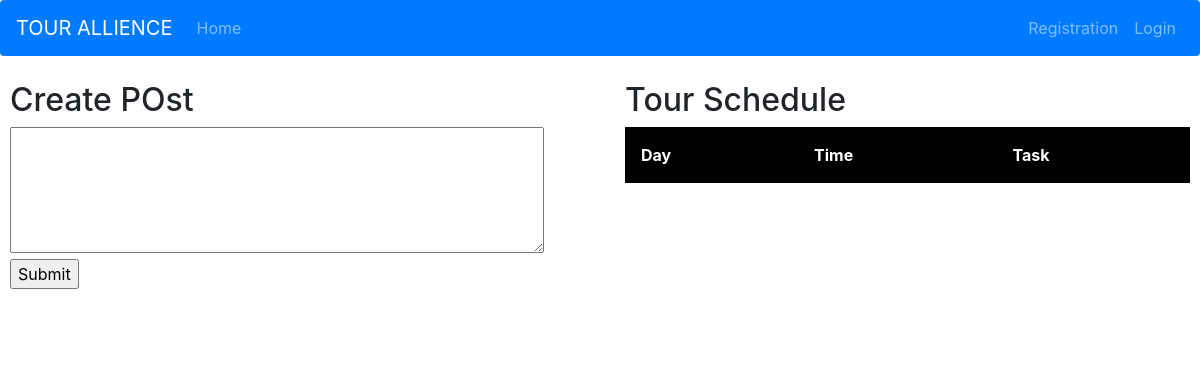
The page /join-tour/5/ on the database as committed earlier.
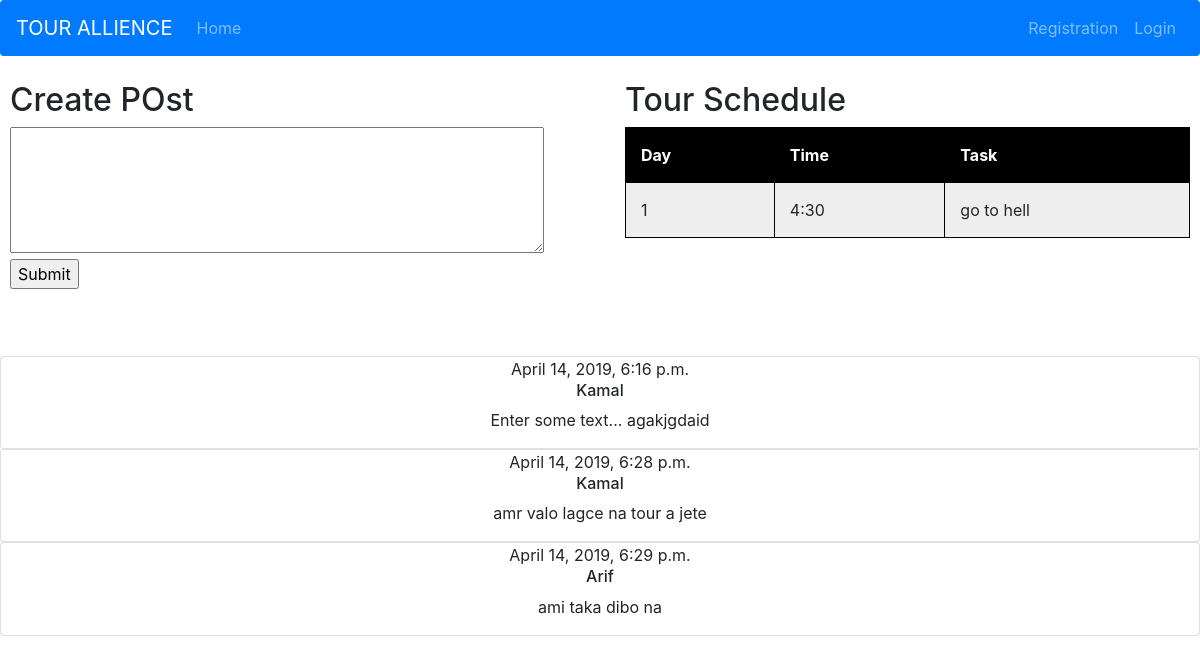
The same page on the database as committed later.
### tourrelated/models.py (models this page shows)
class Schedule(models.Model):
    tour=models.ForeignKey(Tour, on_delete=models.CASCADE)
    day=models.CharField(max_length=20)
    time=models.CharField(max_length=20)
    task=models.TextField(max_length=300)

class Post(models.Model):
    tour=models.ForeignKey(Tour, on_delete=models.CASCADE)
    user=models.ForeignKey(User, on_delete=models.CASCADE )
    post=models.CharField(max_length=200)
    time=models.DateTimeField(auto_now_add=True)

### tourrelated/views.py (the view, shortened to what this page needs)
def join_tour_manage(request,pk):
    tour=get_object_or_404(Tour, pk=pk)
    sch=Schedule.objects.filter(tour__pk=pk)
    templates= 'tourrelated/join_manage.html'
    post_1=Post.objects.filter(tour__pk=pk)
    try:
        sc=get_object_or_404(Schedule, tour__pk=pk)
        context={'sch':sch,'s':sc,'tour':tour,'post':post_1}
    except:
        context={'sch':sch,'no':'No sachedule','tour':tour,'post':post_1}
    return render(request,templates,context)

### templates/tourrelated/join_manage.html (shortened to what this page needs)
{% extends 'base.html' %}
{% block content %}
{% load static %}
<div class="row">
  <div class="column" style="background-color:white;">
    <h2>Create POst</h2>
    <form action="{% url 'join_tour_manage' pk=tour.pk %}" method="post">
<textarea name="post" cols="50" rows="5">
</textarea>
<br />
<input type="submit" />
</form>
  </div>
  <div class="column" style="background-color:white;">
    <h2>Tour Schedule</h2>
<table id="t01">
  <tr>
    <th>Day</th>
    <th>Time</th>
    <th>Task</th>
  </tr>
    {% for s in sch %}
  <tr>
    <td>{{ s.day }}</td>
    <td>{{ s.time }}</td>
    <td>{{ s.task }}</td>
  </tr>
    {% endfor %}
</table>
  </div>
</div>
{% for p in post %}
<div align="center" class="card">
  <div class="">
    {{ p.time }}
  </div>
  <div class="">
    <h6 class="">{{ p.user }}</h6>
    <p class="">{{ p.post }}</p>
  </div>
</div>
{% endfor %}
{% endblock %}

### templates/base.html (shortened to what this page needs)
<!DOCTYPE html>
<html lang="en">
<head>
    <link rel="stylesheet" href="https://maxcdn.bootstrapcdn.com/bootstrap/4.0.0/css/bootstrap.min.css">
        <link rel="stylesheet" href="https://use.fontawesome.com/releases/v5.7.2/css/solid.css">
        <link rel="stylesheet" href="https://use.fontawesome.com/releases/v5.7.2/css/fontawesome.css">
  <link rel="stylesheet" href="https://maxcdn.bootstrapcdn.com/bootstrap/4.1.3/css/bootstrap.min.css"/>
</head>
<body>
<nav class="navbar navbar-expand-lg navbar-dark bg-primary rounded">
  <a class="navbar-brand" href="#">TOUR ALLIENCE</a>
  <ul class="navbar-nav mr-auto">
      {% block home %}
    <li class="nav-item ">
      <a class="nav-link" href="{% url 'home' %}"> Home </a>
    </li>
         {% endblock %}
  </ul>
  <ul class="navbar-nav ml-auto">
      {% if user.is_authenticated %}
      <li class="nav-item">
      <a class="nav-link" href="javascript:{document.getElementById('logout').submit()}">Logout</a>
    </li>
      <form id="logout" action="{% url 'logout' %}" method="post">
          {% csrf_token %}
          <input type="hidden">
      </form>
      {% else %}
      {% block singup %}
    <li class="nav-item ">
      <a class="nav-link" href="{% url 'registration' %}"> Registration </a>
    </li>
      {% endblock %}
      {% block login %}
          <li class="nav-item">
      <a class="nav-link" href="{% url 'login' %}">Login</a>
    </li>
      {% endblock %}
      {% endif %}
  </ul>
</nav>
{% block content %}
{% endblock %}
</body>
</html>

### templates/base.html (style rules this page uses)
.navbar-nav { flex-direction: row; }
.nav-link { padding-right: .5rem !important; padding-left: .5rem !important; }

### templates/tourrelated/join_manage.html (style rules this page uses)
table { width:100%; }
table, th, td { border: 1px solid black; border-collapse: collapse; }
th, td { padding: 15px; text-align: left; }
table#t01 tr:nth-child(even) { background-color: #eee; }
table#t01 tr:nth-child(odd) { background-color: #fff; }
table#t01 th { background-color: black; color: white; }
* { box-sizing: border-box; }
.column { float: left; width: 50%; padding: 25px; height: 300px; }
.row:after { content: ""; display: table; clear: both; }

Rows that differ between the two databases and show on the page:
added Schedule: day "1", time "4:30", task "go to hell"
added Post: time "April 14, 2019, 6:16 p.m.", user "Kamal", post "Enter some text... agakjgdaid"
added Post: time "April 14, 2019, 6:28 p.m.", user "Kamal", post "amr valo lagce na tour a jete"
added Post: time "April 14, 2019, 6:29 p.m.", user "Arif", post "ami taka dibo na"
